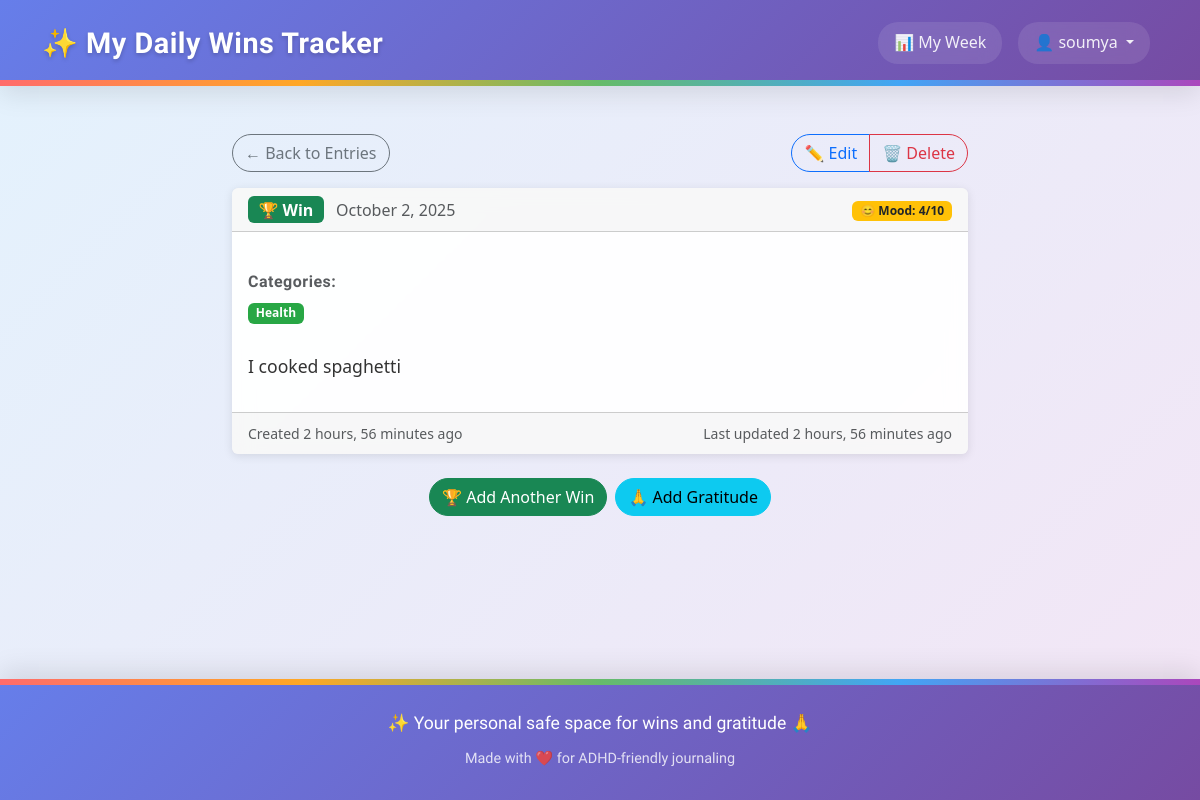
The app's page /entries/10/ (signed in) with its own data.
### tracker/models.py (models this page shows, shortened)
class Entry(models.Model):
    class MoodChoice(models.IntegerChoices):
        TERRIBLE = 1, '😰 Terrible'
        BAD = 2, '😞 Bad'
        MEH = 3, '😐 Meh'
        OKAY = 4, '🙂 Okay'
        GOOD = 5, '😊 Good'
        GREAT = 6, '😄 Great'
        AMAZING = 7, '🤩 Amazing'
        FANTASTIC = 8, '🥳 Fantastic'
        INCREDIBLE = 9, '✨ Incredible'
        PERFECT = 10, '🌟 Perfect'
    user = models.ForeignKey(User, on_delete=models.CASCADE, related_name='entries')
    entry_date = models.DateField(help_text="The date this entry is for", null=True, blank=True)
    title = models.CharField(max_length=200, blank=True, help_text="Short title for your daily win")
    content = models.TextField(blank=True, help_text="Details about your daily wins")
    mood_rating = models.IntegerField(
        choices=MoodChoice.choices,
        null=True,
        blank=True,
        help_text="How was your mood today?"
    )
    gratitude_text = models.TextField(
        blank=True,
        help_text="Today I was grateful for..."
    )
    date_created = models.DateTimeField(auto_now_add=True)
    date_modified = models.DateTimeField(auto_now=True)
    is_private = models.BooleanField(default=True)
    categories = models.ManyToManyField(
        Category,
        blank=True,
        related_name='entries',
        help_text="Optional categories for this entry"
    )
    class Meta:
        verbose_name_plural = "Entries"
        ordering = ['-entry_date', '-date_created']
        constraints = [
            UniqueConstraint(
                fields=['user', 'entry_date'],
                name='unique_entry_per_user_per_day',
                violation_error_message='You can only have one entry per day.'
            ),
            models.CheckConstraint(
                name='mood_rating_valid_choice',
                check=models.Q(mood_rating__isnull=True) | models.Q(mood_rating__in=[1,2,3,4,5,6,7,8,9,10]),
                violation_error_message='Mood rating must be between 1 and 10.',
            )
        ]
        indexes = [
            models.Index(fields=['user', '-entry_date']),
            models.Index(fields=['user', 'entry_date']),  # For specific day lookups
            models.Index(fields=['mood_rating']),
        ]

class Category(models.Model):
    user = models.ForeignKey(User, on_delete=models.CASCADE, related_name='categories')
    name = models.CharField(max_length=100)
    color = models.CharField(
        max_length=7,
        default='#007bff',
        validators=[
            RegexValidator(
                regex='^#[0-9A-Fa-f]{6}$',
                message='Color must be a valid hex code (e.g., #007bff)'
            )
        ]
    )
    description = models.TextField(blank=True)
    date_created = models.DateTimeField(auto_now_add=True)
    class Meta:
        verbose_name_plural = "Categories"
        ordering = ['name']
        constraints = [
            UniqueConstraint(
                Lower('name'), 'user',
                name='unique_category_name_per_user',
                violation_error_message='You already have a category with this name (case-insensitive).'
            )
        ]
        indexes = [
            models.Index(fields=['user', 'name']),
            Index(Lower('name'), name='idx_category_lower_name'),  # Functional index for case-insensitive lookups
        ]

### tracker/views.py (the view)
# urls.py: path("entries/<int:pk>/", views.entry_detail, name="entry_detail"),
@login_required
def entry_detail(request, pk):
    entry = get_object_or_404(Entry, pk=pk, user=request.user)
    return render(request, 'tracker/entry_detail.html', {'entry': entry})

### templates/tracker/entry_detail.html (shortened to what this page needs)
{% extends "base.html" %}
{% block content %}
<div class="row justify-content-center">
    <div class="col-lg-8">
        <div class="d-flex justify-content-between align-items-center mb-3">
            <div>
                <a href="{% url 'entry_list' %}" class="btn btn-outline-secondary">
                    ← Back to Entries
                </a>
            </div>
            <div>
                <div class="btn-group" role="group">
                    <a href="{% url 'entry_edit' entry.pk %}" class="btn btn-outline-primary">
                        ✏️ Edit
                    </a>
                    <button type="button" class="btn btn-outline-danger" onclick="deleteEntry({{ entry.pk }})">
                        🗑️ Delete
                    </button>
                </div>
            </div>
        </div>
        <div class="card">
            <div class="card-header">
                <div class="d-flex justify-content-between align-items-center">
                    <div>
                        {% if entry.content and entry.gratitude_text %}
                            <span class="badge bg-primary fs-6 me-2">📝 Daily Entry</span>
                        {% elif entry.content %}
                            <span class="badge bg-success fs-6 me-2">🏆 Win</span>
                        {% elif entry.gratitude_text %}
                            <span class="badge bg-info fs-6 me-2">🙏 Gratitude</span>
                        {% else %}
                            <span class="badge bg-secondary fs-6 me-2">📝 Entry</span>
                        {% endif %}
                        <span class="text-muted">{{ entry.date_created|date:"F j, Y" }}</span>
                    </div>
                    <div>
                        {% if entry.mood_rating %}
                            <span class="badge bg-warning text-dark">
                                😊 Mood: {{ entry.mood_rating }}/10
                            </span>
                        {% endif %}
                    </div>
                </div>
            </div>
            <div class="card-body">
                {% if entry.categories.all %}
                    <div class="mb-4">
                        <h6 class="text-muted mb-2">Categories:</h6>
                        {% for category in entry.categories.all %}
                            <span class="badge me-2 mb-1" style="background-color: {{ category.color }};">
                                {{ category.name }}
                            </span>
                        {% endfor %}
                    </div>
                {% endif %}
                <div class="entry-content">
                    {% if entry.content %}
                        {{ entry.content|linebreaks }}
                    {% endif %}
                </div>
            </div>
            <div class="card-footer text-muted">
                <div class="row">
                    <div class="col-md-6">
                        <small>
                            Created {{ entry.date_created|timesince }} ago
                        </small>
                    </div>
                    <div class="col-md-6 text-end">
                        {% if entry.date_modified != entry.date_created %}
                            <small>
                                Last updated {{ entry.date_modified|timesince }} ago
                            </small>
                        {% endif %}
                    </div>
                </div>
            </div>
        </div>
        <div class="mt-4 text-center">
            <div class="d-grid gap-2 d-md-flex justify-content-md-center">
                {% if entry.content %}
                    <a href="{% url 'entry_create' %}?type=win" class="btn btn-success">
                        🏆 Add Another Win
                    </a>
                    <a href="{% url 'entry_create' %}?type=gratitude" class="btn btn-info">
                        🙏 Add Gratitude
                    </a>
                {% endif %}
            </div>
        </div>
    </div>
</div>
{% endblock %}

### templates/base.html (shortened to what this page needs)
{% load widget_tweaks %}
<!doctype html>
<html lang="en">
<head>
    <link href="https://cdn.jsdelivr.net/npm/bootstrap@5.3.0/dist/css/bootstrap.min.css" rel="stylesheet">
    <link rel="stylesheet" href="https://cdnjs.cloudflare.com/ajax/libs/font-awesome/6.0.0/css/all.min.css">
</head>
<body class="{% if request.resolver_match.url_name == 'home' %}homepage{% else %}app-page{% endif %}">
    <nav class="navbar navbar-expand-lg navbar-dark custom-navbar">
        <div class="container">
            <a class="navbar-brand" href="{% url 'home' %}">
                ✨ My Daily Wins Tracker
            </a>
            <div class="collapse navbar-collapse" id="navbarNav">
                <ul class="navbar-nav ms-auto">
                    {% if user.is_authenticated %}
                        <li class="nav-item">
                            <a class="nav-link" href="{% url 'weekly_dashboard' %}">
                                📊 My Week
                            </a>
                        </li>
                        <li class="nav-item dropdown">
                            <a class="nav-link dropdown-toggle" href="#" id="navbarDropdown" role="button" data-bs-toggle="dropdown">
                                👤 {{ user.username }}
                            </a>
                        </li>
                    {% endif %}
                </ul>
            </div>
        </div>
    </nav>
    <div class="container mt-5 flex-grow-1">
        {% block content %}{% endblock %}
    </div>
    <footer style="
        background: linear-gradient(135deg, #667eea 0%, #764ba2 100%);
        color: white;
        text-align: center;
        padding: 30px 0;
        margin-top: 50px;
        box-shadow: 0 -8px 25px rgba(0,0,0,0.1);
        position: relative;
    ">
        <div style="
            position: absolute;
            top: 0;
            left: 0;
            right: 0;
            height: 6px;
            background: linear-gradient(90deg, #ff6b6b, #ffa726, #66bb6a, #42a5f5, #ab47bc);
        "></div>
        <div class="container">
            <p style="margin: 0; font-size: 1.1rem; font-weight: 500; font-family: 'Comfortaa', cursive;">✨ Your personal safe space for wins and gratitude 🙏</p>
            <p style="margin: 10px 0 0 0; opacity: 0.8; font-size: 0.9rem; font-family: 'Comfortaa', cursive;">Made with ❤️ for ADHD-friendly journaling</p>
        </div>
    </footer>
</body>
</html>

### templates/base.html (style rules this page uses)
body { font-family: 'Segoe UI', Tahoma, Geneva, Verdana, sans-serif; line-height: 1.6; min-height: 100vh; display: flex; flex-direction: column; }
body.app-page { background: linear-gradient(135deg, #e3f2fd 0%, #f3e5f5 25%, #e8f5e8 50%, #fff3e0 75%, #e3f2fd 100%); background-size: 400% 400%; animation: gradientShift 25s ease infinite; }
.card { background: rgba(255, 255, 255, 0.95); backdrop-filter: blur(10px); border: 1px solid rgba(255, 255, 255, 0.2); box-shadow: 0 8px 32px rgba(0, 0, 0, 0.15); }
h1, h2, h3, h4, h5, h6, .h1, .h2, .h3, .h4, .h5, .h6 { font-family: 'Comfortaa', cursive; font-weight: 600; letter-spacing: 0.5px; }
.navbar-brand { font-weight: bold; font-size: 1.5rem; }
.card { border: none; box-shadow: 0 2px 10px rgba(0,0,0,0.1); margin-bottom: 1.5rem; }
.btn { border-radius: 25px; font-weight: 500; }
.custom-navbar { background: linear-gradient(135deg, #667eea 0%, #764ba2 100%) !important; box-shadow: 0 8px 25px rgba(0,0,0,0.1); margin-bottom: 0; padding: 15px 0; position: relative; }
.custom-navbar::after { content: ''; position: absolute; bottom: 0; left: 0; right: 0; height: 6px; background: linear-gradient(90deg, #ff6b6b, #ffa726, #66bb6a, #42a5f5, #ab47bc); }
.navbar-brand { font-family: 'Comfortaa', cursive; font-weight: 700; font-size: 1.8rem; color: white !important; text-shadow: 0 2px 4px rgba(0,0,0,0.2); transition: all 0.3s ease; letter-spacing: 0.5px; }
.navbar-nav .nav-link { color: rgba(255,255,255,0.9) !important; font-weight: 500; margin: 0 8px; padding: 8px 16px !important; border-radius: 20px; transition: all 0.3s ease; background: rgba(255,255,255,0.1); backdrop-filter: blur(10px); }

### templates/tracker/entry_detail.html (style rules this page uses)
.entry-content { font-size: 1.1rem; line-height: 1.6; color: #333; }
.entry-content p { margin-bottom: 1rem; }

### records on screen
Entry: date_created "October 2, 2025", mood_rating "4", content "I cooked spaghetti", date_created "2 hours, 56 minutes", date_modified "2 hours, 56 minutes"
Category: name "Health"

### other values on screen
{{ user.username }} "soumya"
